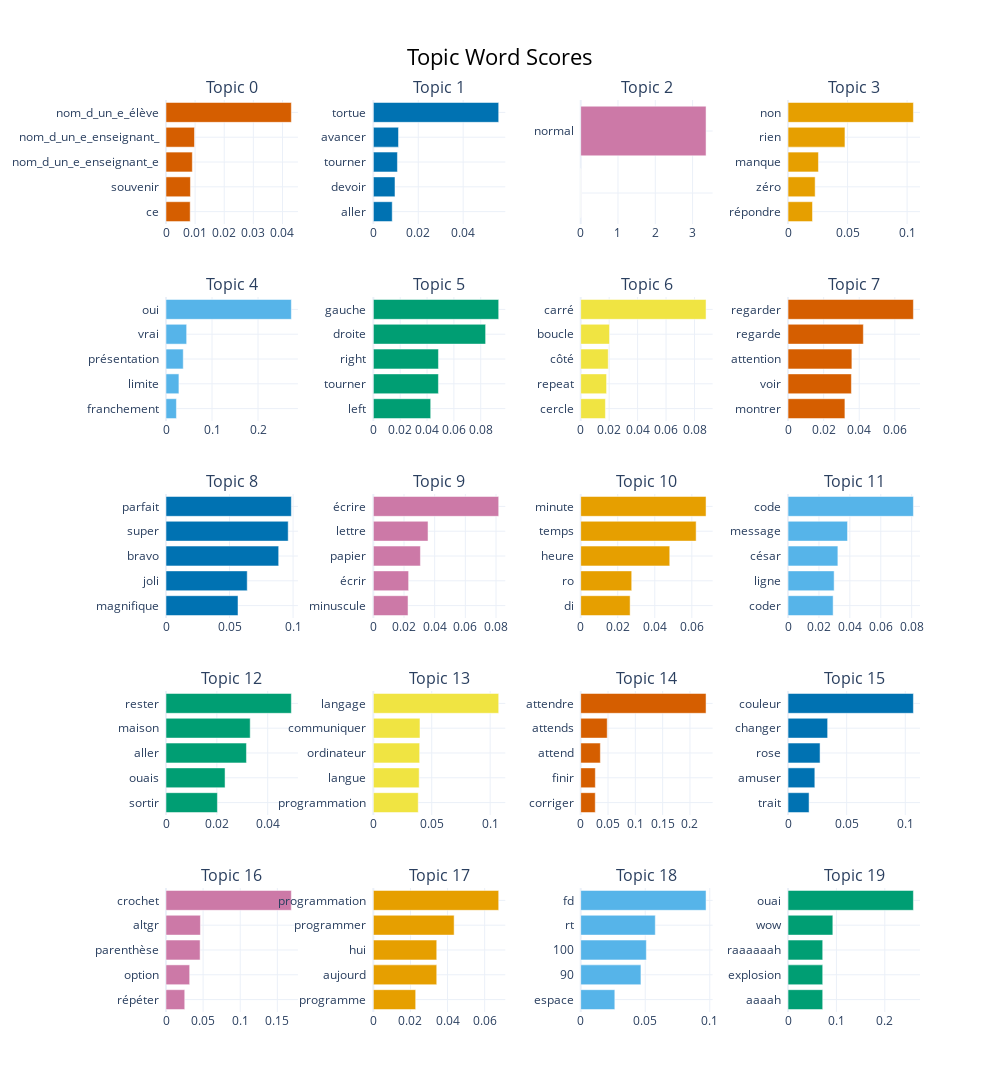

Write notebook code for a chart like this one.
### Code cell
# Step 1: Sort topics by absolute z-stat value (descending)
top_z_topics = sig_df_fdr.copy()
top_z_topics['abs_z'] = top_z_topics['z_stat'].abs()
top_z_topics = top_z_topics.sort_values(by='abs_z', ascending=False).head(20)

# Step 2: Extract topic indices
top_topic_ids = top_z_topics['topic'].tolist()

# Step 3: Visualize using BERTopic's barchart
topic_model.visualize_barchart(top_n_topics=20, custom_labels=top_topic_ids)

### Figure 1 — Plotly figure (JSON) as saved in the notebook; plotly's stock layout.template omitted (floating-point values rounded to 4 significant figures)
{"data": [{"marker": {"color": "#D55E00"}, "orientation": "h", "type": "bar", "x": [0.008308, 0.008389, 0.009042, 0.009784, 0.04305], "xaxis": "x", "y": ["ce  ", "souvenir  ", "nom_d_un_e_enseignant_e  ", "nom_d_un_e_enseignant_  ", "nom_d_un_e_élève  "], "yaxis": "y"}, {"marker": {"color": "#0072B2"}, "orientation": "h", "type": "bar", "x": [0.008406, 0.009637, 0.01072, 0.01121, 0.05583], "xaxis": "x2", "y": ["aller  ", "devoir  ", "tourner  ", "avancer  ", "tortue  "], "yaxis": "y2"}, {"marker": {"color": "#CC79A7"}, "orientation": "h", "type": "bar", "x": [1e-05, 1e-05, 1e-05, 1e-05, 3.361], "xaxis": "x3", "y": ["  ", "  ", "  ", "  ", "normal  "], "yaxis": "y3"}, {"marker": {"color": "#E69F00"}, "orientation": "h", "type": "bar", "x": [0.02052, 0.02276, 0.02553, 0.04779, 0.1053], "xaxis": "x4", "y": ["répondre  ", "zéro  ", "manque  ", "rien  ", "non  "], "yaxis": "y4"}, {"marker": {"color": "#56B4E9"}, "orientation": "h", "type": "bar", "x": [0.02264, 0.02806, 0.03747, 0.04488, 0.2724], "xaxis": "x5", "y": ["franchement  ", "limite  ", "présentation  ", "vrai  ", "oui  "], "yaxis": "y5"}, {"marker": {"color": "#009E73"}, "orientation": "h", "type": "bar", "x": [0.04273, 0.04848, 0.0485, 0.08363, 0.09339], "xaxis": "x6", "y": ["left  ", "tourner  ", "right  ", "droite  ", "gauche  "], "yaxis": "y6"}, {"marker": {"color": "#F0E442"}, "orientation": "h", "type": "bar", "x": [0.01737, 0.01818, 0.01935, 0.02027, 0.08811], "xaxis": "x7", "y": ["cercle  ", "repeat  ", "côté  ", "boucle  ", "carré  "], "yaxis": "y7"}, {"marker": {"color": "#D55E00"}, "orientation": "h", "type": "bar", "x": [0.03195, 0.0356, 0.03587, 0.04232, 0.07044], "xaxis": "x8", "y": ["montrer  ", "voir  ", "attention  ", "regarde  ", "regarder  "], "yaxis": "y8"}, {"marker": {"color": "#0072B2"}, "orientation": "h", "type": "bar", "x": [0.05666, 0.06392, 0.08868, 0.09616, 0.09865], "xaxis": "x9", "y": ["magnifique  ", "joli  ", "bravo  ", "super  ", "parfait  "], "yaxis": "y9"}, {"marker": {"color": "#CC79A7"}, "orientation": "h", "type": "bar", "x": [0.02262, 0.023, 0.0307, 0.03567, 0.08176], "xaxis": "x10", "y": ["minuscule  ", "écrir  ", "papier  ", "lettre  ", "écrire  "], "yaxis": "y10"}, {"marker": {"color": "#E69F00"}, "orientation": "h", "type": "bar", "x": [0.02669, 0.02754, 0.04809, 0.06233, 0.06769], "xaxis": "x11", "y": ["di  ", "ro  ", "heure  ", "temps  ", "minute  "], "yaxis": "y11"}, {"marker": {"color": "#56B4E9"}, "orientation": "h", "type": "bar", "x": [0.02918, 0.02982, 0.03224, 0.03849, 0.08112], "xaxis": "x12", "y": ["coder  ", "ligne  ", "césar  ", "message  ", "code  "], "yaxis": "y12"}, {"marker": {"color": "#009E73"}, "orientation": "h", "type": "bar", "x": [0.02022, 0.02322, 0.03164, 0.03312, 0.04931], "xaxis": "x13", "y": ["sortir  ", "ouais  ", "aller  ", "maison  ", "rester  "], "yaxis": "y13"}, {"marker": {"color": "#F0E442"}, "orientation": "h", "type": "bar", "x": [0.03844, 0.03924, 0.03964, 0.03991, 0.1073], "xaxis": "x14", "y": ["programmation  ", "langue  ", "ordinateur  ", "communiquer  ", "langage  "], "yaxis": "y14"}, {"marker": {"color": "#D55E00"}, "orientation": "h", "type": "bar", "x": [0.02664, 0.0268, 0.03596, 0.04853, 0.2295], "xaxis": "x15", "y": ["corriger  ", "finir  ", "attend  ", "attends  ", "attendre  "], "yaxis": "y15"}, {"marker": {"color": "#0072B2"}, "orientation": "h", "type": "bar", "x": [0.01793, 0.02285, 0.02731, 0.03377, 0.1069], "xaxis": "x16", "y": ["trait  ", "amuser  ", "rose  ", "changer  ", "couleur  "], "yaxis": "y16"}, {"marker": {"color": "#CC79A7"}, "orientation": "h", "type": "bar", "x": [0.02525, 0.03189, 0.04592, 0.04636, 0.1689], "xaxis": "x17", "y": ["répéter  ", "option  ", "parenthèse  ", "altgr  ", "crochet  "], "yaxis": "y17"}, {"marker": {"color": "#E69F00"}, "orientation": "h", "type": "bar", "x": [0.02282, 0.03417, 0.03417, 0.04354, 0.06757], "xaxis": "x18", "y": ["programme  ", "aujourd  ", "hui  ", "programmer  ", "programmation  "], "yaxis": "y18"}, {"marker": {"color": "#56B4E9"}, "orientation": "h", "type": "bar", "x": [0.02644, 0.04668, 0.05087, 0.0578, 0.09713], "xaxis": "x19", "y": ["espace  ", "90  ", "100  ", "rt  ", "fd  "], "yaxis": "y19"}, {"marker": {"color": "#009E73"}, "orientation": "h", "type": "bar", "x": [0.07164, 0.07164, 0.07164, 0.09257, 0.2591], "xaxis": "x20", "y": ["aaaah  ", "explosion  ", "raaaaaah  ", "wow  ", "ouai  "], "yaxis": "y20"}], "layout": {"annotations": [{"font": {"size": 16}, "showarrow": false, "text": "Topic 0", "x": 0.0875, "xanchor": "center", "xref": "paper", "y": 1.0, "yanchor": "bottom", "yref": "paper"}, {"font": {"size": 16}, "showarrow": false, "text": "Topic 1", "x": 0.3625, "xanchor": "center", "xref": "paper", "y": 1.0, "yanchor": "bottom", "yref": "paper"}, {"font": {"size": 16}, "showarrow": false, "text": "Topic 2", "x": 0.6375, "xanchor": "center", "xref": "paper", "y": 1.0, "yanchor": "bottom", "yref": "paper"}, {"font": {"size": 16}, "showarrow": false, "text": "Topic 3", "x": 0.9125, "xanchor": "center", "xref": "paper", "y": 1.0, "yanchor": "bottom", "yref": "paper"}, {"font": {"size": 16}, "showarrow": false, "text": "Topic 4", "x": 0.0875, "xanchor": "center", "xref": "paper", "y": 0.784, "yanchor": "bottom", "yref": "paper"}, {"font": {"size": 16}, "showarrow": false, "text": "Topic 5", "x": 0.3625, "xanchor": "center", "xref": "paper", "y": 0.784, "yanchor": "bottom", "yref": "paper"}, {"font": {"size": 16}, "showarrow": false, "text": "Topic 6", "x": 0.6375, "xanchor": "center", "xref": "paper", "y": 0.784, "yanchor": "bottom", "yref": "paper"}, {"font": {"size": 16}, "showarrow": false, "text": "Topic 7", "x": 0.9125, "xanchor": "center", "xref": "paper", "y": 0.784, "yanchor": "bottom", "yref": "paper"}, {"font": {"size": 16}, "showarrow": false, "text": "Topic 8", "x": 0.0875, "xanchor": "center", "xref": "paper", "y": 0.568, "yanchor": "bottom", "yref": "paper"}, {"font": {"size": 16}, "showarrow": false, "text": "Topic 9", "x": 0.3625, "xanchor": "center", "xref": "paper", "y": 0.568, "yanchor": "bottom", "yref": "paper"}, {"font": {"size": 16}, "showarrow": false, "text": "Topic 10", "x": 0.6375, "xanchor": "center", "xref": "paper", "y": 0.568, "yanchor": "bottom", "yref": "paper"}, {"font": {"size": 16}, "showarrow": false, "text": "Topic 11", "x": 0.9125, "xanchor": "center", "xref": "paper", "y": 0.568, "yanchor": "bottom", "yref": "paper"}, {"font": {"size": 16}, "showarrow": false, "text": "Topic 12", "x": 0.0875, "xanchor": "center", "xref": "paper", "y": 0.352, "yanchor": "bottom", "yref": "paper"}, {"font": {"size": 16}, "showarrow": false, "text": "Topic 13", "x": 0.3625, "xanchor": "center", "xref": "paper", "y": 0.352, "yanchor": "bottom", "yref": "paper"}, {"font": {"size": 16}, "showarrow": false, "text": "Topic 14", "x": 0.6375, "xanchor": "center", "xref": "paper", "y": 0.352, "yanchor": "bottom", "yref": "paper"}, {"font": {"size": 16}, "showarrow": false, "text": "Topic 15", "x": 0.9125, "xanchor": "center", "xref": "paper", "y": 0.352, "yanchor": "bottom", "yref": "paper"}, {"font": {"size": 16}, "showarrow": false, "text": "Topic 16", "x": 0.0875, "xanchor": "center", "xref": "paper", "y": 0.136, "yanchor": "bottom", "yref": "paper"}, {"font": {"size": 16}, "showarrow": false, "text": "Topic 17", "x": 0.3625, "xanchor": "center", "xref": "paper", "y": 0.136, "yanchor": "bottom", "yref": "paper"}, {"font": {"size": 16}, "showarrow": false, "text": "Topic 18", "x": 0.6375, "xanchor": "center", "xref": "paper", "y": 0.136, "yanchor": "bottom", "yref": "paper"}, {"font": {"size": 16}, "showarrow": false, "text": "Topic 19", "x": 0.9125, "xanchor": "center", "xref": "paper", "y": 0.136, "yanchor": "bottom", "yref": "paper"}], "height": 1250, "hoverlabel": {"bgcolor": "white", "font": {"family": "Rockwell", "size": 16}}, "showlegend": false, "title": {"font": {"color": "Black", "size": 22}, "text": "Topic Word Scores", "x": 0.5, "xanchor": "center", "yanchor": "top"}, "width": 1000, "xaxis": {"anchor": "y", "domain": [0, 0.175], "showgrid": true}, "xaxis10": {"anchor": "y10", "domain": [0.275, 0.45], "showgrid": true}, "xaxis11": {"anchor": "y11", "domain": [0.55, 0.725], "showgrid": true}, "xaxis12": {"anchor": "y12", "domain": [0.825, 1], "showgrid": true}, "xaxis13": {"anchor": "y13", "domain": [0, 0.175], "showgrid": true}, "xaxis14": {"anchor": "y14", "domain": [0.275, 0.45], "showgrid": true}, "xaxis15": {"anchor": "y15", "domain": [0.55, 0.725], "showgrid": true}, "xaxis16": {"anchor": "y16", "domain": [0.825, 1], "showgrid": true}, "xaxis17": {"anchor": "y17", "domain": [0, 0.175], "showgrid": true}, "xaxis18": {"anchor": "y18", "domain": [0.275, 0.45], "showgrid": true}, "xaxis19": {"anchor": "y19", "domain": [0.55, 0.725], "showgrid": true}, "xaxis2": {"anchor": "y2", "domain": [0.275, 0.45], "showgrid": true}, "xaxis20": {"anchor": "y20", "domain": [0.825, 1], "showgrid": true}, "xaxis3": {"anchor": "y3", "domain": [0.55, 0.725], "showgrid": true}, "xaxis4": {"anchor": "y4", "domain": [0.825, 1], "showgrid": true}, "xaxis5": {"anchor": "y5", "domain": [0, 0.175], "showgrid": true}, "xaxis6": {"anchor": "y6", "domain": [0.275, 0.45], "showgrid": true}, "xaxis7": {"anchor": "y7", "domain": [0.55, 0.725], "showgrid": true}, "xaxis8": {"anchor": "y8", "domain": [0.825, 1], "showgrid": true}, "xaxis9": {"anchor": "y9", "domain": [0, 0.175], "showgrid": true}, "yaxis": {"anchor": "x", "domain": [0.864, 1.0], "showgrid": true}, "yaxis10": {"anchor": "x10", "domain": [0.432, 0.568], "showgrid": true}, "yaxis11": {"anchor": "x11", "domain": [0.432, 0.568], "showgrid": true}, "yaxis12": {"anchor": "x12", "domain": [0.432, 0.568], "showgrid": true}, "yaxis13": {"anchor": "x13", "domain": [0.216, 0.352], "showgrid": true}, "yaxis14": {"anchor": "x14", "domain": [0.216, 0.352], "showgrid": true}, "yaxis15": {"anchor": "x15", "domain": [0.216, 0.352], "showgrid": true}, "yaxis16": {"anchor": "x16", "domain": [0.216, 0.352], "showgrid": true}, "yaxis17": {"anchor": "x17", "domain": [0, 0.136], "showgrid": true}, "yaxis18": {"anchor": "x18", "domain": [0, 0.136], "showgrid": true}, "yaxis19": {"anchor": "x19", "domain": [0, 0.136], "showgrid": true}, "yaxis2": {"anchor": "x2", "domain": [0.864, 1.0], "showgrid": true}, "yaxis20": {"anchor": "x20", "domain": [0, 0.136], "showgrid": true}, "yaxis3": {"anchor": "x3", "domain": [0.864, 1.0], "showgrid": true}, "yaxis4": {"anchor": "x4", "domain": [0.864, 1.0], "showgrid": true}, "yaxis5": {"anchor": "x5", "domain": [0.648, 0.784], "showgrid": true}, "yaxis6": {"anchor": "x6", "domain": [0.648, 0.784], "showgrid": true}, "yaxis7": {"anchor": "x7", "domain": [0.648, 0.784], "showgrid": true}, "yaxis8": {"anchor": "x8", "domain": [0.648, 0.784], "showgrid": true}, "yaxis9": {"anchor": "x9", "domain": [0.432, 0.568], "showgrid": true}}}
